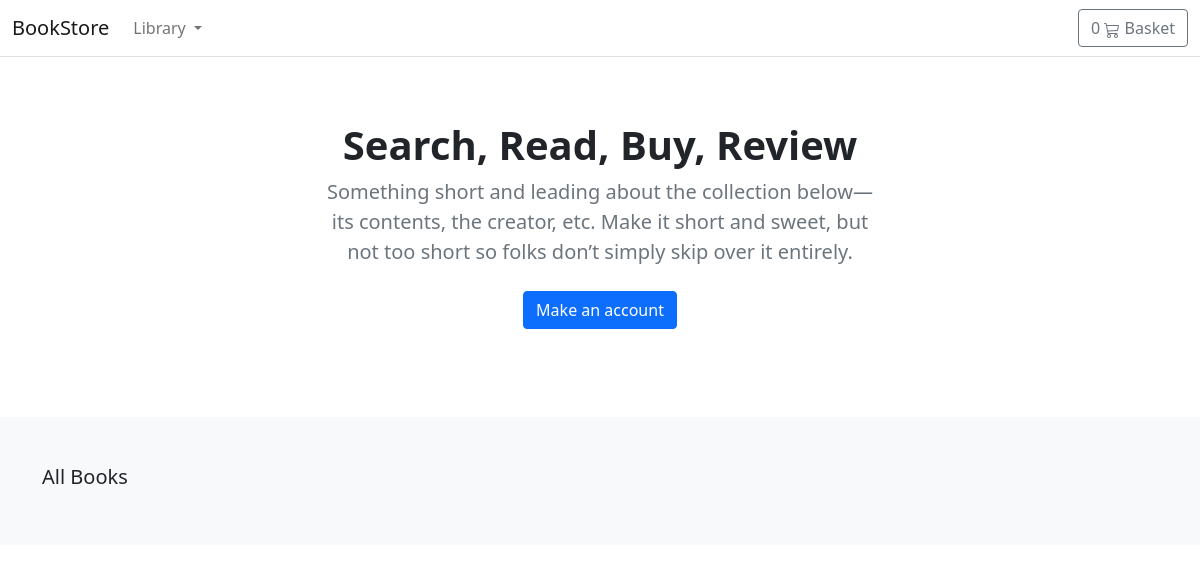
/, run on an earlier commit of the app's database.
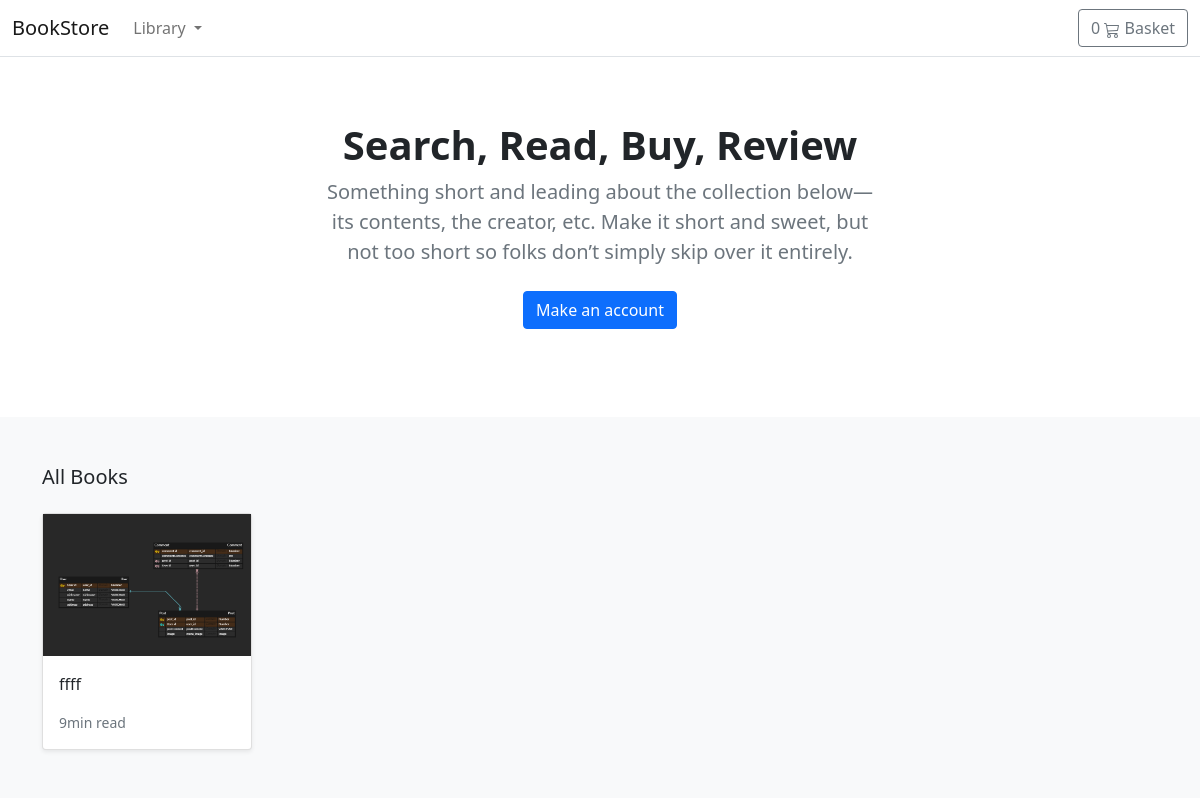
And on a later commit of the database.
### store/models.py (models this page shows, shortened)
class Product(models.Model):
    category = models.ForeignKey(Category, related_name='product', on_delete=models.CASCADE)
    created_by = models.ForeignKey(User, on_delete=models.CASCADE, related_name='product_creator')
    title = models.CharField(max_length=255)
    author = models.CharField(max_length=255, default='admin')
    description = models.TextField(blank=True)
    image = models.ImageField(upload_to='images/', default='images/default.png')
    slug = models.SlugField(max_length=255, unique=True)
    price = models.DecimalField(max_digits=4, decimal_places=2)
    in_stock = models.BooleanField(default=True)
    is_active = models.BooleanField(default=True)
    created = models.DateTimeField(auto_now_add=True)
    updated = models.DateTimeField(auto_now=True)
    objects = models.Manager()
    products = ProductManager() #  데이터베이스 모델을 커스텀 해서 activie true 인것들만 필터링 한것
    class Meta:
        verbose_name_plural = 'Products'
        ordering = ('-created',)
    def get_absolute_url(self):
        return reverse('store:product_detail', args=[self.slug])

### store/views.py (the view)
# urls.py: path('', views.product_all, name="product_all"),
def product_all(request):
    products = Product.products.all()   #product 에 products 컬럼만 뽑 는다
    return render(request, 'store/home.html', {'products': products})

### basket/basket.py (called while the page is built)
    def __len__(self):
        return sum(item['qty'] for item in self.basket.values())

### store/context_processors.py (called while the page is built)
def categories(request):
    return {
        'categories': Category.objects.all()
    }

### store/models.py (called while the page is built)
    def get_queryset(self):
        return super(ProductManager, self).get_queryset().filter(is_active=True)

    def get_absolute_url(self):
        return reverse('store:category_list', args=[self.slug])

### templates/store/home.html (shortened to what this page needs)
{% extends "base.html" %}
{% load static %}
{% block content %}
<main>
  <section class="py-5 text-center container">
    <div class="row py-lg-3">
      <div class="col-lg-6 col-md-8 mx-auto">
        <h1 class="h1 fw-bold">Search, Read, Buy, Review</h1>
        <p class="lead text-muted">Something short and leading about the collection below—its contents, the creator,
          etc. Make it short and sweet, but not too short so folks don’t simply skip over it entirely.</p>
        <p>
          <a href="#" class="btn btn-primary my-2">Make an account</a>
        </p>
      </div>
    </div>
  </section>
  <div class="album py-5 bg-light">
    <div class="container">
      <div class="pb-3 h5">All Books</div>
      <div class="row row-cols-1 row-cols-sm-2 row-cols-md-5 g-3">
        {% for product in products %}
        <div class="col">
          <div class="card shadow-sm">
            <img class="img-fluid" alt="Responsive image" src="{{ product.image.url }}">
            <div class="card-body">
              <p class="card-text">
                <a class="text-dark text-decoration-none" href="{{ product.get_absolute_url }}">{{ product.title }}</a>
              </p>
              <div class="d-flex justify-content-between align-items-center">
                <small class="text-muted">9min read</small>
              </div>
            </div>
          </div>
        </div>
        {% endfor %}
      </div>
    </div>
  </div>
</main>
{% endblock %}

What changed in the data, as far as the page shows it:
added Product: image (picture), title "ffff"
